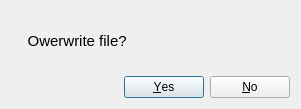
<?xml version="1.0" encoding="UTF-8"?>
<ui version="4.0">
 <class>RewriteDialog</class>
 <widget class="QDialog" name="RewriteDialog">
  <property name="geometry">
   <rect>
    <x>0</x>
    <y>0</y>
    <width>301</width>
    <height>109</height>
   </rect>
  </property>
  <property name="windowTitle">
   <string>Dialog</string>
  </property>
  <layout class="QVBoxLayout" name="verticalLayout">
   <item>
    <widget class="QLabel" name="label">
     <property name="font">
      <font>
       <pointsize>11</pointsize>
      </font>
     </property>
     <property name="text">
      <string>    Owerwrite file?</string>
     </property>
    </widget>
   </item>
   <item>
    <widget class="QDialogButtonBox" name="buttonBox">
     <property name="orientation">
      <enum>Qt::Horizontal</enum>
     </property>
     <property name="standardButtons">
      <set>QDialogButtonBox::No|QDialogButtonBox::Yes</set>
     </property>
    </widget>
   </item>
  </layout>
 </widget>
 <resources/>
 <connections>
  <connection>
   <sender>buttonBox</sender>
   <signal>accepted()</signal>
   <receiver>RewriteDialog</receiver>
   <slot>accept()</slot>
   <hints>
    <hint type="sourcelabel">
     <x>248</x>
     <y>254</y>
    </hint>
    <hint type="destinationlabel">
     <x>157</x>
     <y>274</y>
    </hint>
   </hints>
  </connection>
  <connection>
   <sender>buttonBox</sender>
   <signal>rejected()</signal>
   <receiver>RewriteDialog</receiver>
   <slot>reject()</slot>
   <hints>
    <hint type="sourcelabel">
     <x>316</x>
     <y>260</y>
    </hint>
    <hint type="destinationlabel">
     <x>286</x>
     <y>274</y>
    </hint>
   </hints>
  </connection>
 </connections>
</ui>
